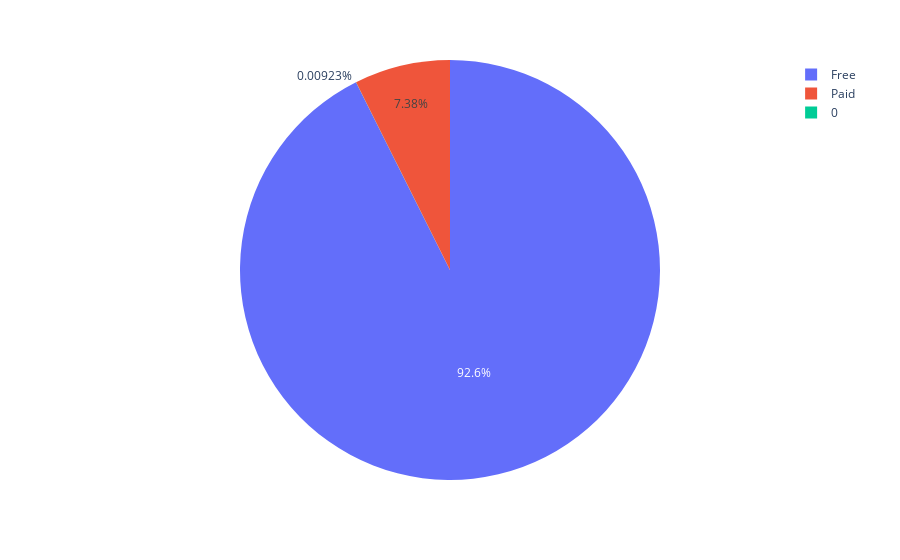

Notebook code cell kept with this figure:
### Code cell
px.pie(names=lables,values=values)

### Figure 1 — Plotly figure (JSON) as saved in the notebook; plotly's stock layout.template omitted (floating-point values rounded to 4 significant figures)
{"data": [{"domain": {"x": [0, 1], "y": [0, 1]}, "hovertemplate": "label=%{label}<br>value=%{value}<extra></extra>", "labels": ["Free", "Paid", "0"], "legendgroup": "", "name": "", "showlegend": true, "type": "pie", "values": [10039, 800, 1]}], "layout": {"legend": {"tracegroupgap": 0}, "margin": {"t": 60}}}
